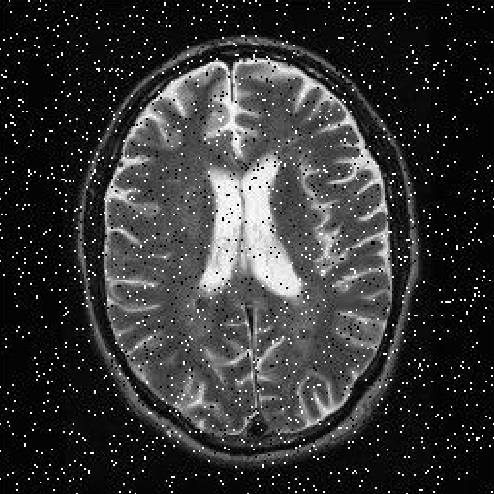
%> input picture uts_sismul.jpg, 494 x 494 px
$ octave histogram_uts.m   (GNU Octave 9; MATLAB toolbox functions it lacks are replaced by stand-ins)
%> lines starting %> are read from the running program, lines starting %| are printed output that depends on the picture
p=imread('uts_sismul.jpg');
%> p is the input picture: size 494x494x3 uint8; min 0, max 255, mean 53
figure;
p=rgb2gray(p);
%> p: size 494x494 uint8
figure(1);

s=imadjust(p,[0.3,0.6],[0.0,1.0],0.25);
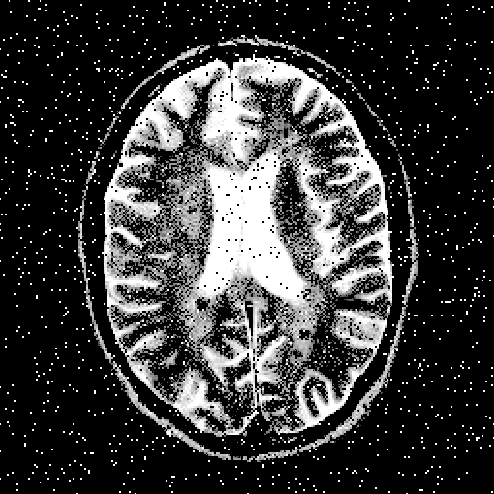
%> s: size 494x494 uint8; min 0, max 255, mean 57.9

q=histeq(s);
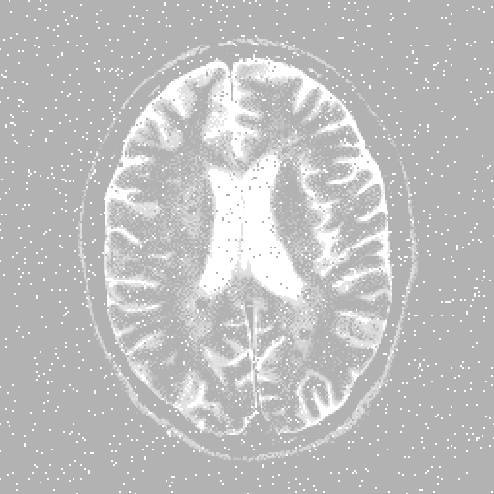
%> q: size 494x494 uint8; min 178, max 255, mean 190.6
subplot(1,2,1); imhist(q);
subplot(1,2,2); imshow(q);
%> after `imshow(q)`:
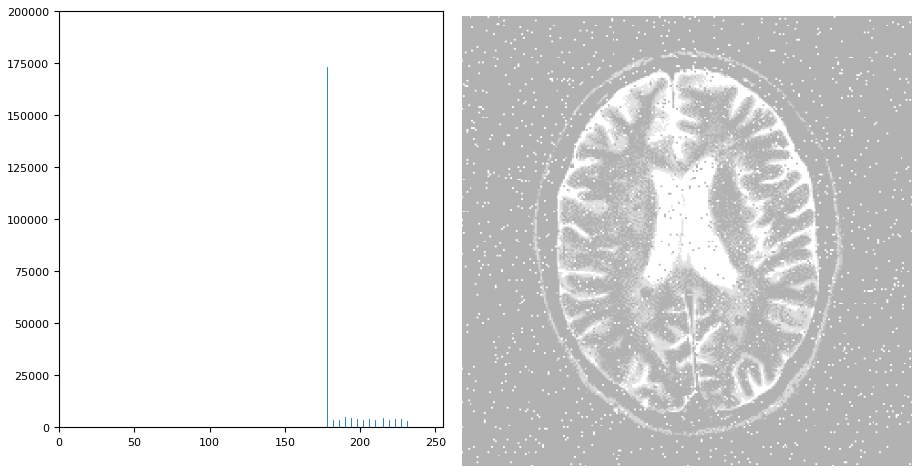
%> figure redrawn from the program's plot data, 2 panels

r=medfilt2(q);
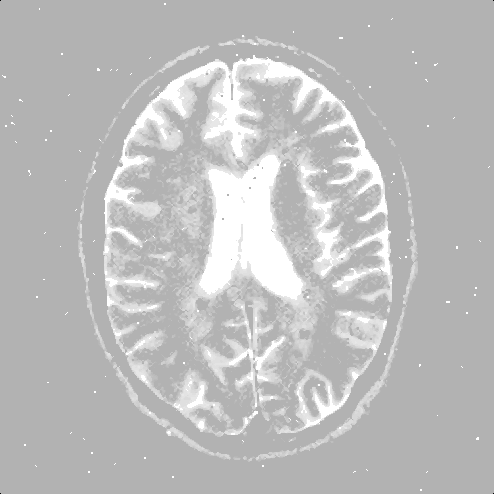
%> r: size 494x494 uint8; min 0, max 255, mean 189.1
figure(2);
imshow(r);
